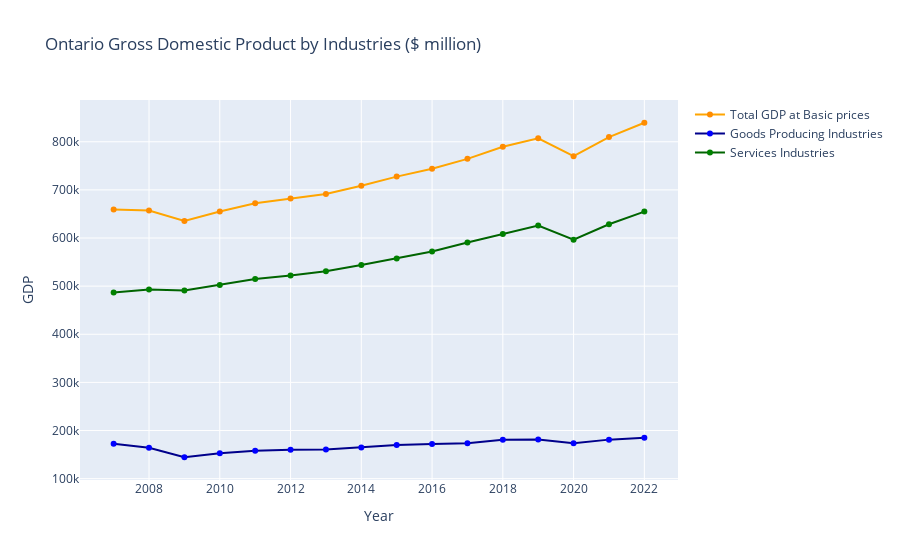

The code cell stored with this chart in its notebook:
### Code cell
# create figure
fig = go.Figure()

# add lines for each category
fig.add_trace(go.Scatter(x=df['Year'],
                         y=df['Overall Economy (total GDP at basic prices a)'], 
                         mode='lines+markers', 
                         name='Total GDP at Basic prices',
                         line=dict(color='Orange'),
                         marker=dict(color='darkorange')))

fig.add_trace(go.Scatter(x=df['Year'], 
                         y=df['Goods-Producing Industries b (11-33)'], 
                         mode='lines+markers', 
                         name='Goods Producing Industries',
                         line=dict(color='darkblue'),
                         marker=dict(color='blue')))

fig.add_trace(go.Scatter(x=df['Year'], 
                         y=df['Services Industries (41-91)'], 
                         mode='lines+markers', 
                         name='Services Industries',
                         line=dict(color='darkgreen'),
                         marker=dict(color='green')))

# update layout
fig.update_layout(title='Ontario Gross Domestic Product by Industries ($ million)',
                  xaxis_title='Year', #add y axis title
                  yaxis_title='GDP', # add x axis title
                  hovermode='x unified', # modify hover label 
                  annotations=[ #add data source to the image
                      go.layout.Annotation(
                          text='Source: https://data.ontario.ca/dataset/gross-domestic-product-for-agricultural-industries-in-ontario',
                          xref='paper', 
                          yref='paper',
                          x=0, y=-0.25,  # add the text below the plot
                          showarrow=False
                          )]
                  )

# show plot
fig.show()

### Figure 1 — Plotly figure (JSON) as saved in the notebook; plotly's stock layout.template omitted (floating-point values rounded to 4 significant figures)
{"data": [{"line": {"color": "Orange"}, "marker": {"color": "darkorange"}, "mode": "lines+markers", "name": "Total GDP at Basic prices", "type": "scatter", "x": [2007, 2008, 2009, 2010, 2011, 2012, 2013, 2014, 2015, 2016, 2017, 2018, 2019, 2020, 2021, 2022], "y": [659017, 657146, 635504, 654983, 672348, 682023, 691683, 708788, 727610, 743976, 764465, 789532, 807275, 769942, 809659, 839497]}, {"line": {"color": "darkblue"}, "marker": {"color": "blue"}, "mode": "lines+markers", "name": "Goods Producing Industries", "type": "scatter", "x": [2007, 2008, 2009, 2010, 2011, 2012, 2013, 2014, 2015, 2016, 2017, 2018, 2019, 2020, 2021, 2022], "y": [172537, 164166, 144479, 152599, 157764, 160139, 160833, 164728, 170131, 172127, 173735, 181094, 181174, 173436, 181084, 184746]}, {"line": {"color": "darkgreen"}, "marker": {"color": "green"}, "mode": "lines+markers", "name": "Services Industries", "type": "scatter", "x": [2007, 2008, 2009, 2010, 2011, 2012, 2013, 2014, 2015, 2016, 2017, 2018, 2019, 2020, 2021, 2022], "y": [486771, 493201, 491032, 502407, 514611, 521911, 530845, 544050, 557474, 571846, 590729, 608429, 626103, 596522, 628592, 654945]}], "layout": {"annotations": [{"showarrow": false, "text": "Source: https://data.ontario.ca/dataset/gross-domestic-product-for-agricultural-industries-in-ontario", "x": 0, "xref": "paper", "y": -0.25, "yref": "paper"}], "hovermode": "x unified", "title": {"text": "Ontario Gross Domestic Product by Industries ($ million)"}, "xaxis": {"title": {"text": "Year"}}, "yaxis": {"title": {"text": "GDP"}}}}
